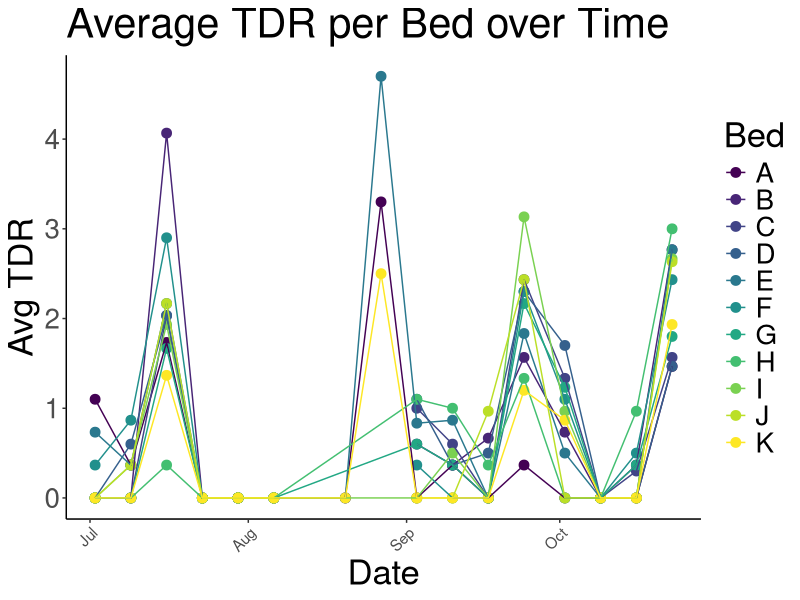
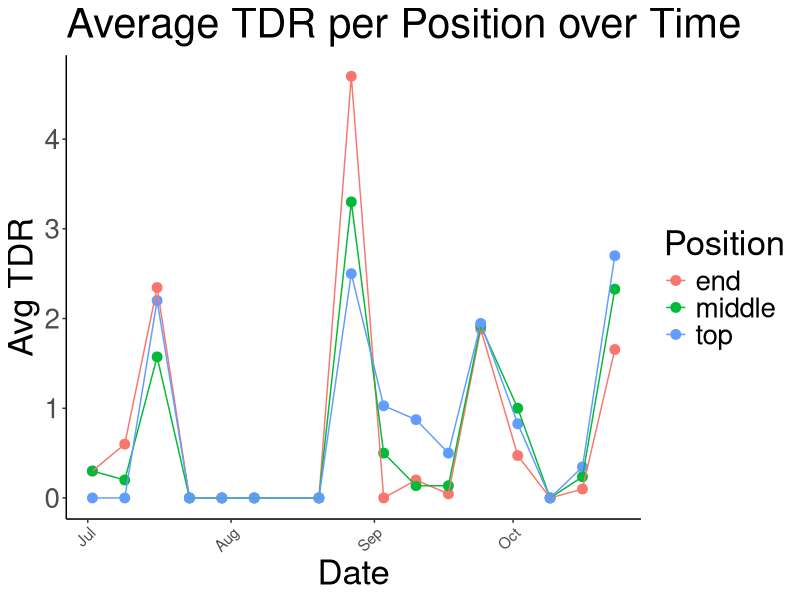
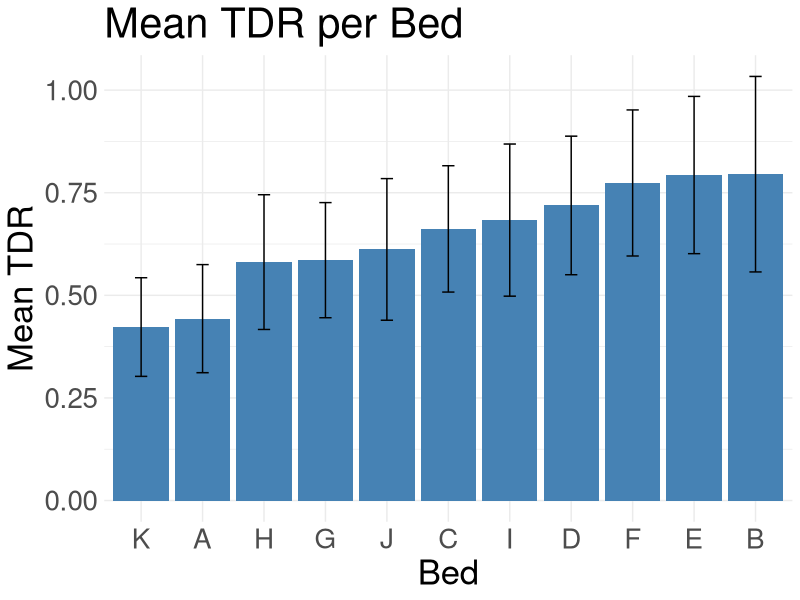
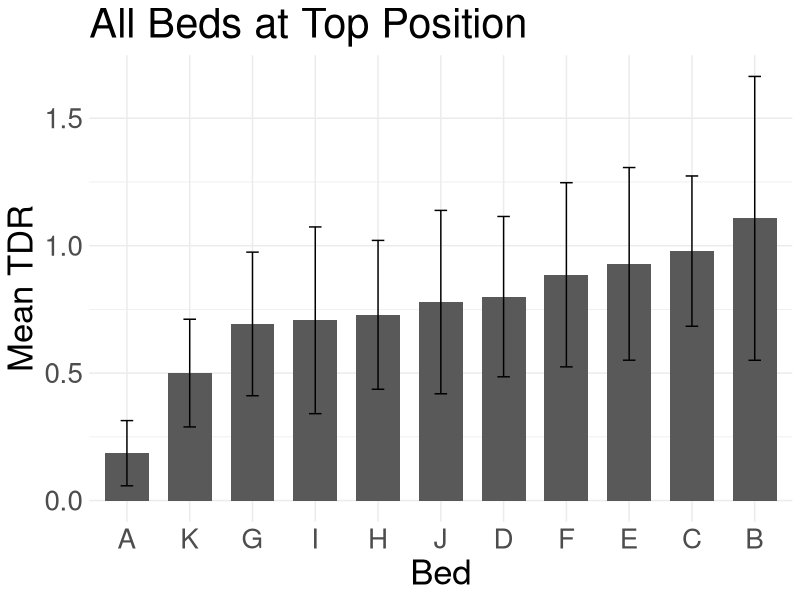
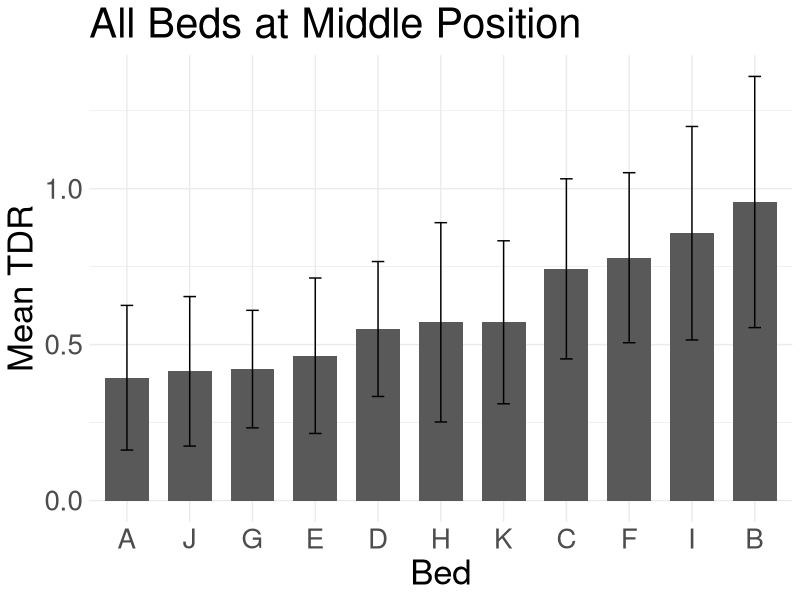
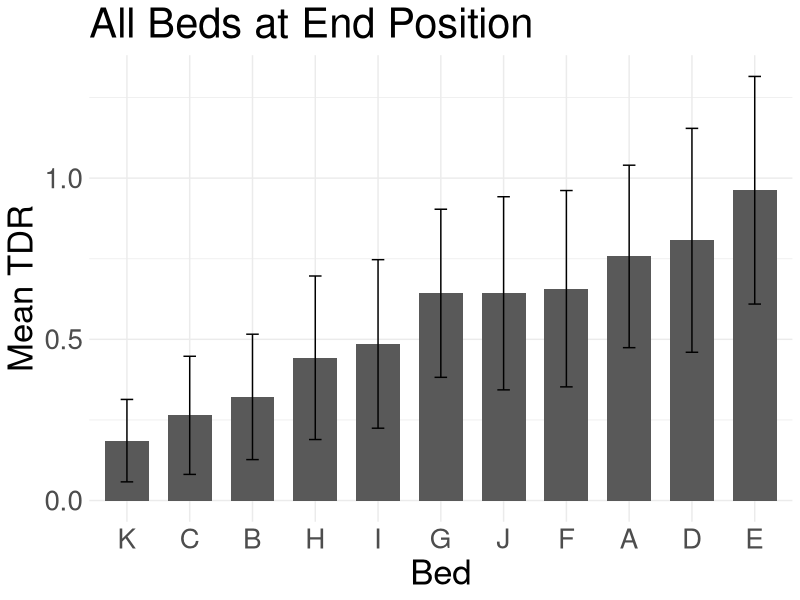
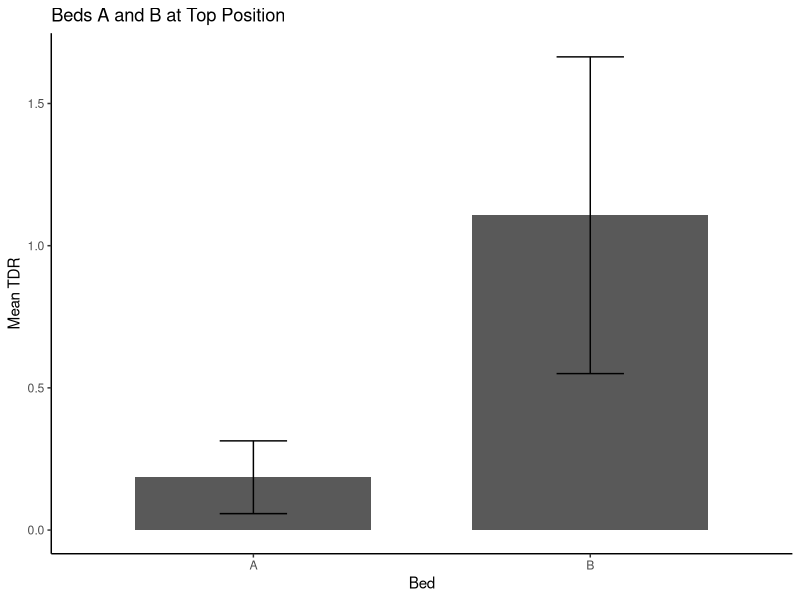
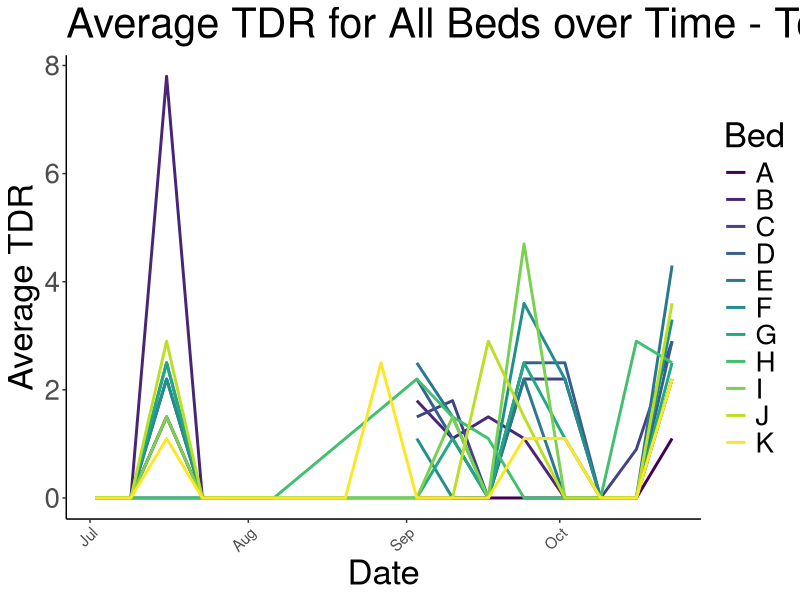

The R script that drew these images, in order: (Note: this script raises an error after producing the figures.)
## ---- chunk 1
knitr::opts_chunk$set(echo = TRUE)
## ---- chunk 2
library(tidyverse) #includes ggplot and dplyer
library(corrplot)

sem <- function(x, na.rm=FALSE) {           #for calculating standard error
  sd(x,na.rm=na.rm)/sqrt(length(na.omit(x)))
}
## ---- chunk 3
combined_tdr <- read_csv("../input/WL2_2024_TDR_Processed.csv") #produced in "TDR_Plots.R"
unique(combined_tdr$date) #check for issues in date column 
#some cases of "816124"
#Where did the April time points come from? Is this an error from data entry?
combined_tdr %>% filter(Bed=="J" | Bed=="K") %>% mutate(date=mdy(date)) %>% arrange(Bed, date) #missing 9/3/24 
#some 7/2/24 and some 7/3/24, error from hand-written data - should be 7/2

combined_tdr_dates <- combined_tdr %>% 
  mutate(date=if_else(date=="816124", "8/6/24", 
                      if_else(date=="4/3/24", "9/3/24", 
                              if_else(date=="7/3/24", "7/2/24", date)))) %>%  #fix the errors found above
  mutate(date=mdy(date)) #converting the date column to a date format 
unique(combined_tdr_dates$date) #check if the date column has been properly corrected 
## ---- chunk 4
#setting bed average
 bed_avg <- combined_tdr_dates %>% 
  group_by(date, Bed) %>% 
  summarize(mean_TDR = mean(TDR, na.rm = TRUE), .groups = "drop")

#Average TDR per Bed over Time Plot
 ggplot(bed_avg, aes(x = date, y = mean_TDR, color = Bed)) +
  geom_point(size = 3) +
  geom_line() +
  labs(title = "Average TDR per Bed over Time", y = "Avg TDR", x = "Date") +
  theme_classic() +
  theme(axis.text.x = element_text(angle = 45, hjust =1, size = 11), text=element_text(size=25)) +
  scale_color_viridis_d(option = "viridis")
ggsave("../output/Bedovertime.png", width = 12, height = 8, units = "in")
 
#setting position average
 position_avg <- combined_tdr_dates %>% 
  group_by(date, Position) %>% 
  summarize(mean_TDR = mean(TDR, na.rm = TRUE), .groups = "drop")
 
#Average TDR per Position over Time Plot
 ggplot(position_avg, aes(x = date, y = mean_TDR, color = Position)) +
  geom_point(size = 3) +
  geom_line() +
  labs(title = "Average TDR per Position over Time", y = "Avg TDR", x = "Date") +
  theme_classic() +
  theme(axis.text.x = element_text(angle = 45, hjust =1, size = 11), text=element_text(size=25)) 
ggsave("../output/Positionovertime.png", width = 12, height = 8, units = "in")
## ---- chunk 5
#Mean TDR for Each Bed
bed_means <- combined_tdr %>% 
  group_by(Bed) %>% 
  summarize(mean_TDR = mean(TDR, na.rm = TRUE),
          sem_TDR=sem(TDR, na.rm=TRUE))
bed_means

#Mean TDR per Bed
ggplot(bed_means, aes(x=fct_reorder(Bed, mean_TDR), y = mean_TDR)) +
  geom_col(fill = "steelblue") +
   geom_errorbar(aes(ymin=mean_TDR-sem_TDR,ymax=mean_TDR+sem_TDR),width=.2, position = 
                  position_dodge(0.75)) + 
  labs(title = "Mean TDR per Bed", y = "Mean TDR", x = "Bed") +
  theme_minimal() +
  theme(text=element_text(size=25)) #making the text bigger 
ggsave("../output/MeanTDRperBed.png", width = 12, height = 8, units = "in")


#new df bed_pos_means
bed_pos_means <- combined_tdr %>% 
  group_by(Position, Bed) %>% 
  summarize(mean_TDR = mean(TDR, na.rm = TRUE),
          sem_TDR=sem(TDR, na.rm=TRUE))
bed_pos_means

#Filtering plots for each bed position
bed_pos_means %>% 
  filter(Position=="top") %>% 
  ggplot(aes(x=fct_reorder(Bed, mean_TDR), y=mean_TDR)) +
  geom_col(width = 0.7,position = position_dodge(0.75)) + 
  geom_errorbar(aes(ymin=mean_TDR-sem_TDR,ymax=mean_TDR+sem_TDR),width=.2, position = 
                  position_dodge(0.75)) + 
  theme_minimal() +
  theme(text=element_text(size=25)) + #making the text bigger 
  labs(x="Bed", y="Mean TDR", title="All Beds at Top Position")
ggsave("../output/MeanTDRTopBeds.png", width = 12, height = 8, units = "in")

bed_pos_means %>% 
  filter(Position=="middle") %>% 
  ggplot(aes(x=fct_reorder(Bed, mean_TDR), y=mean_TDR)) +
  geom_col(width = 0.7,position = position_dodge(0.75)) + 
  geom_errorbar(aes(ymin=mean_TDR-sem_TDR,ymax=mean_TDR+sem_TDR),width=.2, position = 
                  position_dodge(0.75)) + 
  theme_minimal() +
  theme(text=element_text(size=25)) + #making the text bigger 
  labs(x="Bed", y="Mean TDR", title="All Beds at Middle Position")
ggsave("../output/MeanTDRMiddleBeds.png", width = 12, height = 8, units = "in")

bed_pos_means %>% 
  filter(Position=="end") %>% 
  ggplot(aes(x=fct_reorder(Bed, mean_TDR), y=mean_TDR)) +
  geom_col(width = 0.7,position = position_dodge(0.75)) + 
  geom_errorbar(aes(ymin=mean_TDR-sem_TDR,ymax=mean_TDR+sem_TDR),width=.2, position = 
                  position_dodge(0.75)) + 
  theme_minimal() +
  theme(text=element_text(size=25)) + #making the text bigger 
  labs(x="Bed", y="Mean TDR", title="All Beds at End Position")
ggsave("../output/MeanTDREndBeds.png", width = 12, height = 8, units = "in")
## ---- chunk 6
#Example, A and B top
bed_pos_means %>% 
 filter(Bed %in% c("A", "B"), Position == "top") %>%  #only keep beds A and B, you could do position == "Top" for example 
  ggplot(aes(x=fct_reorder(Bed, mean_TDR), y=mean_TDR)) +
  geom_col(width = 0.7,position = position_dodge(0.75)) + 
  geom_errorbar(aes(ymin=mean_TDR-sem_TDR,ymax=mean_TDR+sem_TDR),width=.2, position = 
                  position_dodge(0.75)) + 
  theme_classic() +
  labs(x="Bed", y="Mean TDR", title="Beds A and B at Top Position")
#ggsave("../output/MeanTDRtopBeds_AB_Time.png", width = 12, height = 8, units = "in")

bed_tdr_avg <- combined_tdr_dates %>% 
  group_by(Bed, date, Position) %>% 
  summarise(
    mean_TDR=mean(TDR, na.rm=TRUE), .groups = "drop")
bed_tdr_avg

#Average TDR of All Beds over Time - Top position 
bed_tdr_avg %>%
  filter(Position=="top") %>% 
  ggplot(aes(x =date, y =mean_TDR, color = Bed, group = Bed)) +
  geom_line(size = 1) +
  theme_classic() +
  theme(axis.text.x = element_text(angle = 45, hjust =1, size = 11), text=element_text(size=25)) +
  labs(x = "Date", y = "Average TDR", color = "Bed",
    title = "Average TDR for All Beds over Time - Top") +
  scale_color_viridis_d(option = "viridis")
ggsave("../output/MeanTDRTopBed_Time.png", width = 12, height = 8, units = "in")

#Average TDR of A, K, B, C over Time - Top Position 
bed_tdr_avg %>%
  filter(Bed %in% c("A", "B", "C", "K")) %>% 
  filter(Position=="top") %>% 
  ggplot(aes(x =date, y =mean_TDR, color = Bed, group = Bed)) +
  geom_line(size = 1) +
  theme_classic() +
  theme(axis.text.x = element_text(angle = 45, hjust =1, size = 11), text=element_text(size=25)) +
  labs(x = "Date", y = "Average TDR", color = "Bed",
    title = "Average TDR for Beds A, B, C K over Time- Top") +
  scale_color_viridis_d(option = "viridis")
ggsave("../output/MeanTDRTopBeds_Time.png", width = 12, height = 8, units = "in")

## ---- chunk 7

#fixing MetStationData1
MetStationData1$X.TIMESTAMP <- sub('^"', ' ', MetStationData1$X.TIMESTAMP) #took away " at the start of every timestamp
MetStationData1$X.TIMESTAMP <- as.POSIXct(MetStationData1$X.TIMESTAMP, format="%Y-%m-%d %H:%M:%S")

MetStationData1 <- MetStationData1 %>% slice(-c(1, 2)) #removed first two empty rows

## ---- chunk 8
#filtering metstation for dates starting in summer 2024
library(dplyr)

MetStation_summer2024 <- MetStationData1 %>% #says there is no 2024 timestamps
  filter(X.TIMESTAMP >= as.POSIXct("2024-06-01 00:00:00") &
           X.TIMESTAMP >= "2024-08-31 23:59:59")

MS_Test <- read.table("CR1000XSeries_IntBioHalfHourTable.dat", header = TRUE, sep = "", fill = TRUE)
write.csv(df, "MS_test.csv", row.names = FALSE)

## ---- chunk 9
# correlating metstation and TDR data, example code below
wl2_cors <- wl2_establishment %>% 
  select(GrwSsn_GD_Recent, GrwSsn_GD_Historical) #make a dataframe with just the columns you want to correlate

cor.norm = cor(wl2_cors) #test correlations among the traits
cor.norm
cor.sig <- cor.mtest(wl2_cors, method = "pearson") #getting the p-values for correlations 
cor.sig
